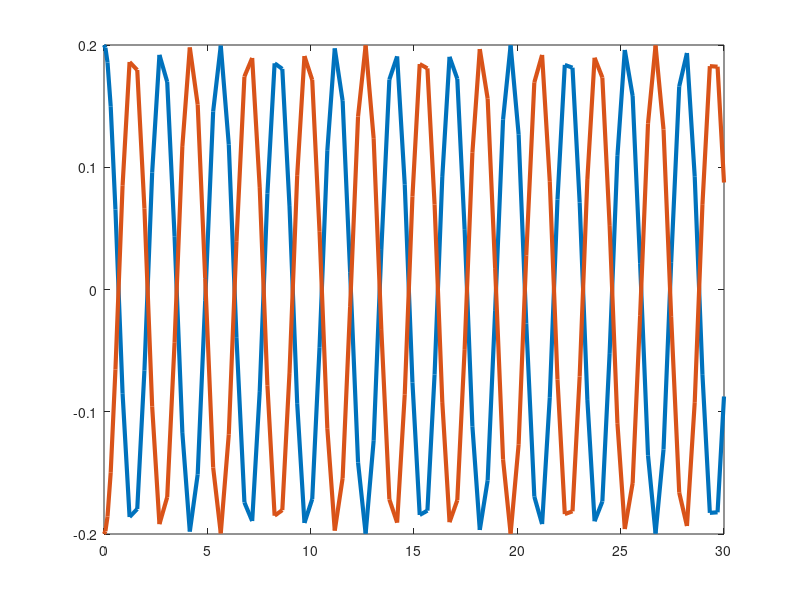
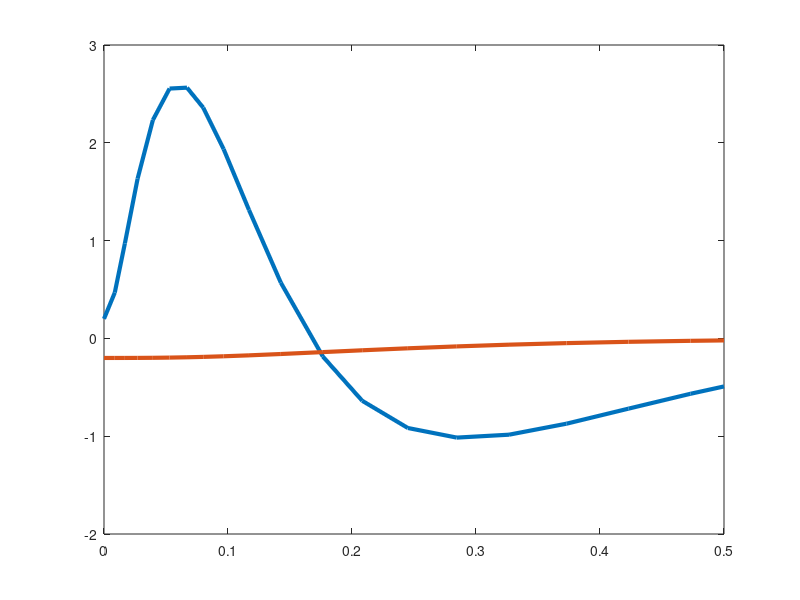

Here is the MATLAB script that generated these plots, in order:
clear all
close all
clc

%%
k1 = 1;
k2 = 2;
k3 = 1;

m1 = 1;
m2 = 1;

K = [k1+k2, -k2; -k2, k2+k3];
M = diag([m1,m2]);

A = [ zeros(2,2), eye(2);
     -M\K, zeros(2,2)];

B = [ zeros(2,1); M\[1;0] ];

u = @(t) 0;

dx = @(t,x) A*x + B*u(t);

x0 = [0.2; -0.2; 0; 0];

sol = ode45(dx, [0,30],x0);

figure
plot(sol.x, sol.y(1:2,:), "LineWidth",3)

%%
% we want the system to have a settle time of < 0.5 s

sx = [-8+2j, -8-2j, -40, -40];
d = poly(sx)

%%
% let's build P
lambda = eig(A)
a = poly(lambda)

%%
% Atilde (controller canonical form)
n = size(A,1);
Atilde = diag(ones(n-1,1),1);
Atilde(n,:) = -fliplr(a(2:end));

Btilde = zeros(n,1);
Btilde(n) = 1;

Cont_X = [B, A*B, A^2*B, A^3*B]

Cont_Z = [Btilde, Atilde*Btilde, Atilde^2*Btilde, Atilde^3*Btilde]

P = Cont_X/Cont_Z

%%
% controller gains in the z-states
Kz = fliplr( d(2:end) - a(2:end) )

Kx = Kz/P

%% check
eig(A - B*Kx)


%%

u = @(t,x) -Kx*x;

dx = @(t,x) A*x + B*u(t,x);

x0 = [0.2; -0.2; 0; 0];

sol = ode45(dx, [0,0.5],x0);

figure
plot(sol.x, sol.y(1:2,:), "LineWidth",3)




